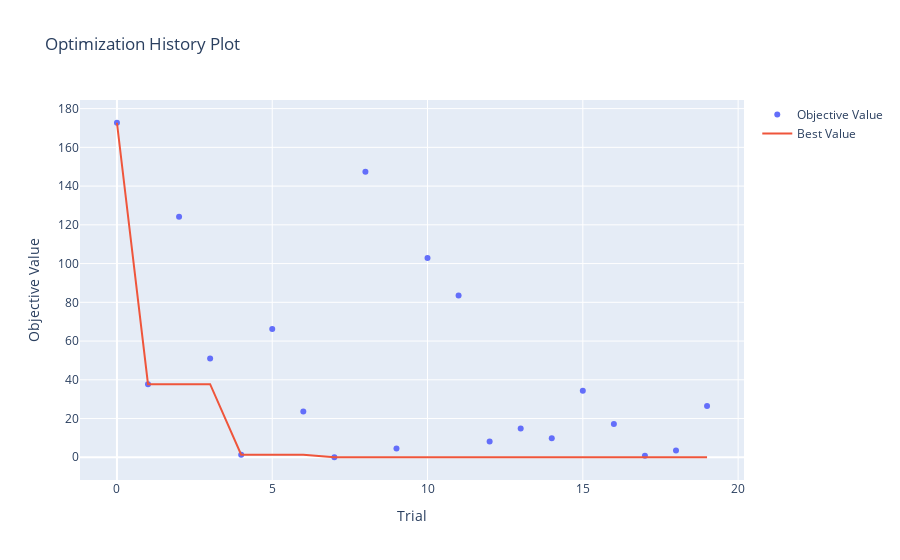

The code cell stored with this chart in its notebook:
### Markdown cell above
## Simple Problem

### Code cell
import logging
import sys
import numpy as np
import optuna
from optuna import visualization


def thing_to_minimise(x):
    return (x - np.pi) ** 2


def objective(trial):
    x = trial.suggest_float("x", -10, 10)
    return thing_to_minimise(x)


study_simple_grid = optuna.create_study(sampler=optuna.samplers.GridSampler({"x":list(range(-10,10,1))}))
study_simple_grid.optimize(objective, n_trials=20)
visualization.plot_optimization_history(study_simple_grid)

### Figure 1 — Plotly figure (JSON) as saved in the notebook; plotly's stock layout.template omitted (floating-point values rounded to 4 significant figures)
{"data": [{"mode": "markers", "name": "Objective Value", "type": "scatter", "x": [0, 1, 2, 3, 4, 5, 6, 7, 8, 9, 10, 11, 12, 13, 14, 15, 16, 17, 18, 19], "y": [172.7, 37.72, 124.1, 51.0, 1.303, 66.29, 23.6, 0.02005, 147.4, 4.586, 102.9, 83.57, 8.17, 14.89, 9.87, 34.32, 17.15, 0.7369, 3.454, 26.44]}, {"mode": "lines", "name": "Best Value", "type": "scatter", "x": [0, 1, 2, 3, 4, 5, 6, 7, 8, 9, 10, 11, 12, 13, 14, 15, 16, 17, 18, 19], "y": [172.7, 37.72, 37.72, 37.72, 1.303, 1.303, 1.303, 0.02005, 0.02005, 0.02005, 0.02005, 0.02005, 0.02005, 0.02005, 0.02005, 0.02005, 0.02005, 0.02005, 0.02005, 0.02005]}, {"marker": {"color": "#cccccc"}, "mode": "markers", "name": "Infeasible Trial", "showlegend": false, "type": "scatter", "x": [], "y": []}], "layout": {"title": {"text": "Optimization History Plot"}, "xaxis": {"title": {"text": "Trial"}}, "yaxis": {"title": {"text": "Objective Value"}}}}
